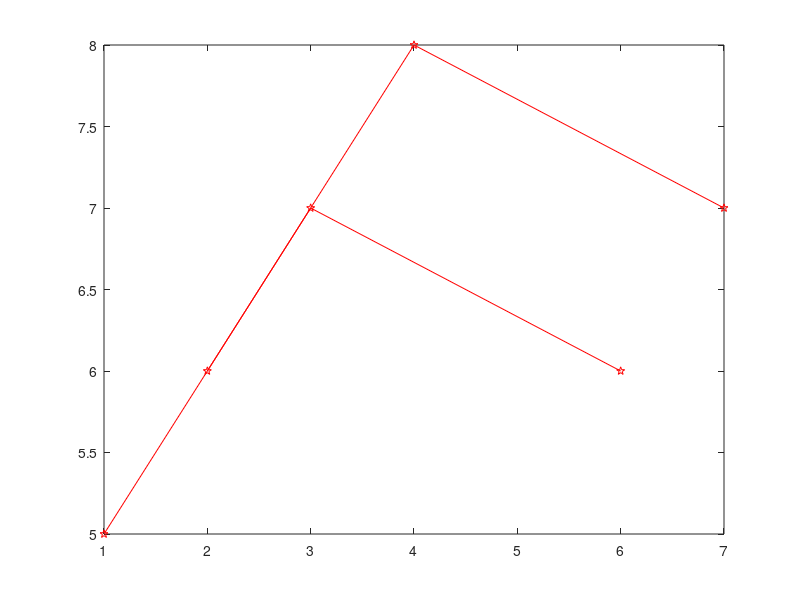
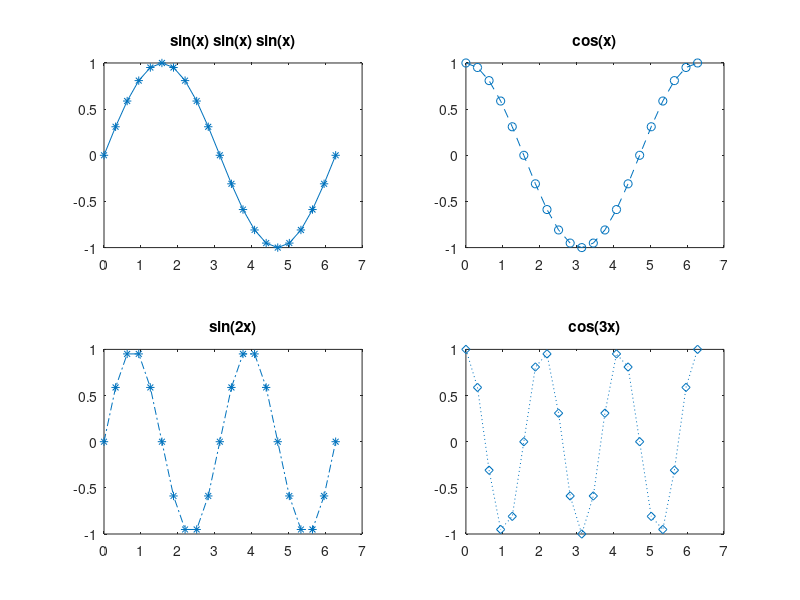

The MATLAB script that drew these images, in order:
%%
x = 0:0.1:2*pi;
% xx = [x' x'];
y1 = sin(x);
% y = [sin(x)' cos(x)'];
A = [1 2; 3 4; 6 7];
B = [5 6; 7 8; 6 7];
figure(1)
plot(A, B, '-pr');

figure(2)
plot(A(:, 1), B(:, 1));
%%
x = 0:0.01:10;
y = exp(-x);
semilogy(x, y)

%%

x=-pi:pi/20:pi;
y1=sin(x);
y2=cos(x);
plot(x,y1,'b-');
hold on;
plot(x,y2,'k--');
% hold off;
xlabel('time, t','FontSize', 20);
ylabel('voltage, v','FontSize', 20);
grid on
legend ('sin x','cos x','FontSize', 20);


%%

x=0:0.1*pi:2*pi;
subplot(2,2,1)
plot(x,sin(x),'-*');
title('sin(x) sin(x) sin(x)');
subplot(2,2,2)
plot(x,cos(x),'--o');
title('cos(x)');
subplot(2,2,3)
plot(x,sin(2*x),'-.*');
title('sin(2x)');
subplot(2,2,4);
plot(x,cos(3*x),':d')
title('cos(3x)') 
